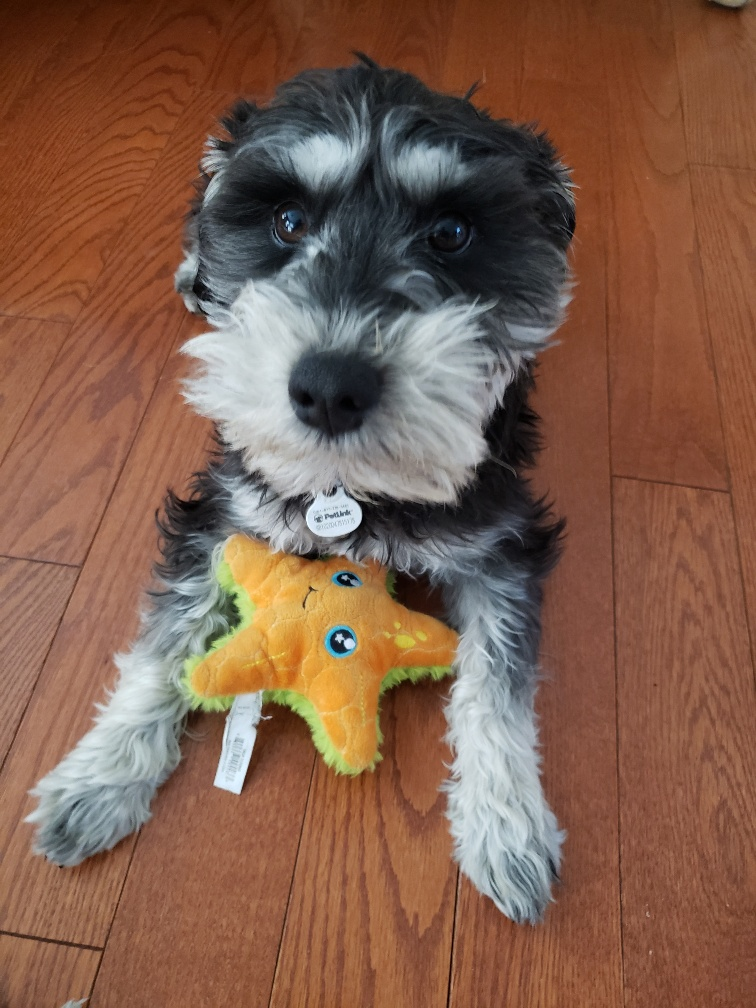
#> input picture Chapter1/Data/Dog.jpg, 756 x 1008 px, found by its file name
$ jupyter execute 2D-DFT.ipynb   (older library calls are emulated)
#> lines starting #> are read from the running program, lines starting #| are printed output that depends on the picture
[cell 1]
# This program is for the book "Digital Image Processing" by Dr. Mahmood Azimi-Sadjadi.
# Copyright Copyright (c) 2020 Yifan Yang and Dr. Mahmood Azimi-Sadjadi.
# Contact: mahmood.azimi-sadjadi@colostate.edu

# Give colab access to google drive, so that we can load peper image

[cell 2]
# give colab access to google drive
from google.colab import drive
drive.mount('/content/drive')

#Load Peper image and plot it

[cell 3]
# import packages
import scipy.io as sio
import numpy as np
import matplotlib.pyplot as plt

# image path
work_path = '/content/drive/MyDrive/DigitalImageProcessing/Chapter1/'

# load image
img = sio.loadmat(work_path + 'Data/Peppers.mat')['peppers']
#> (reads Chapter1/Data/Peppers.mat from the repository)

# plot image
plt.imshow(img,cmap='gray')
plt.axis('off');

# save figure
plt.savefig(work_path+'Plots/DFT/Peppers.Original' + '.pdf', format='pdf',
                    bbox_inches='tight', facecolor=(1, 1, 1, 0))
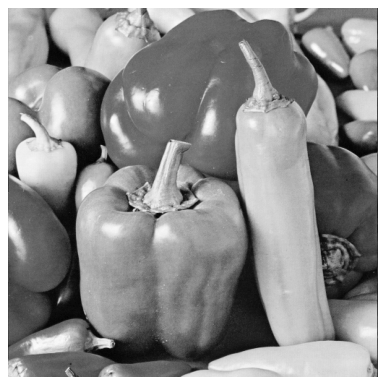
#> figure drawn by matplotlib, 1 panel

# Perform 2D-DFT

[cell 4]
# take 2D-DFT
img_dft = np.fft.fft2(img)

# The scale is not good due to strong components (e.g. the 0,0 DC component). Here we take logarithmic scale
im = plt.imshow(np.log10(np.abs(img_dft)),cmap='gray')
plt.axis('off')
plt.colorbar(im)

# save figure
plt.savefig(work_path+'Plots/DFT/Peppers.2D.DFT' + '.pdf', format='pdf',
                    bbox_inches='tight', facecolor=(1, 1, 1, 0))
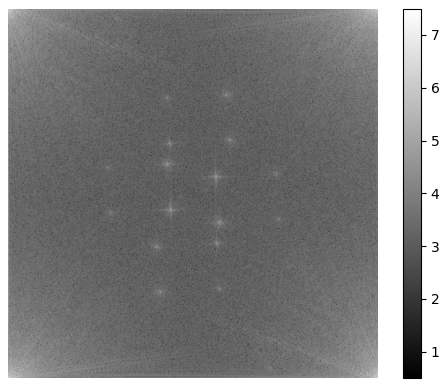
#> figure drawn by matplotlib, 2 panels

# Perform Inverse 2D-DFT

[cell 5]
# take 2D-iDFT
img_idft = np.fft.ifft2(img_dft)

plt.imshow(np.abs(img_idft),cmap='gray')
plt.axis('off');

# Load Dog Image

[cell 6]
from matplotlib import image
import numpy as np

# image path
work_path = '/content/drive/MyDrive/DigitalImageProcessing/Chapter1/'

# load image
img = image.imread(work_path + 'Data/Dog.jpg')
#> img is the input picture: shape (1008, 756, 3); mean R, G, B 128.8, 94.2, 76
img = np.transpose(img, (0,1,2))

# plot image
import matplotlib.pyplot as plt
plt.imshow(img)
plt.axis('off')

# Perform 2D-DFT on Dog Image

[cell 7]
from scipy.fftpack import dct

# take 2D-DFT
img_dft = np.fft.fft2(img)

fig, ax = plt.subplots(1, 3, figsize=(12, 8))

# red channel
im = ax[0].imshow(np.log10(np.abs(img_dft[:,:,0])),cmap='gray')
ax[0].set_title('Red Channel')
ax[0].axis('off')

# green channel
im = ax[1].imshow(np.log10(np.abs(img_dft[:,:,1])),cmap='gray')
ax[1].set_title('Green Channel')
ax[1].axis('off')

# blue channel
im = ax[2].imshow(np.log10(np.abs(img_dft[:,:,2])),cmap='gray')
ax[2].set_title('Blue Channel')
ax[2].axis('off')

fig.colorbar(im, ax=ax.ravel().tolist(), shrink = 0.45)

# save figure
plt.savefig(work_path+'Plots/DFT/Dog.2D.DFT' + '.pdf', format='pdf',
                    bbox_inches='tight', facecolor=(1, 1, 1, 0))
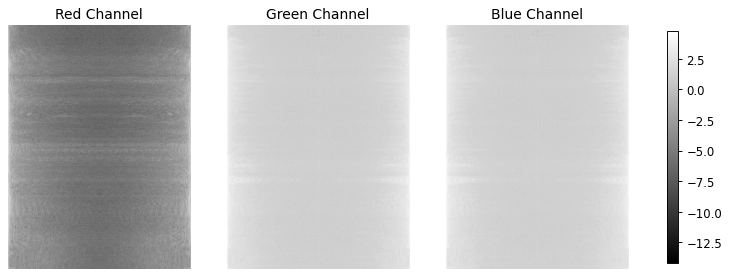
#> figure drawn by matplotlib, 4 panels

# Perform inverse 2D-DFT

[cell 8]
import cv2

# take 2D-iDFT
img_idft = np.fft.ifft2(img_dft)

norm_image = cv2.normalize(np.abs(img_idft), None, alpha = 0, beta = 255, norm_type = cv2.NORM_MINMAX, dtype = cv2.CV_32F)

plt.figure()
im = plt.imshow(norm_image.astype(np.uint8))
plt.axis('off');
